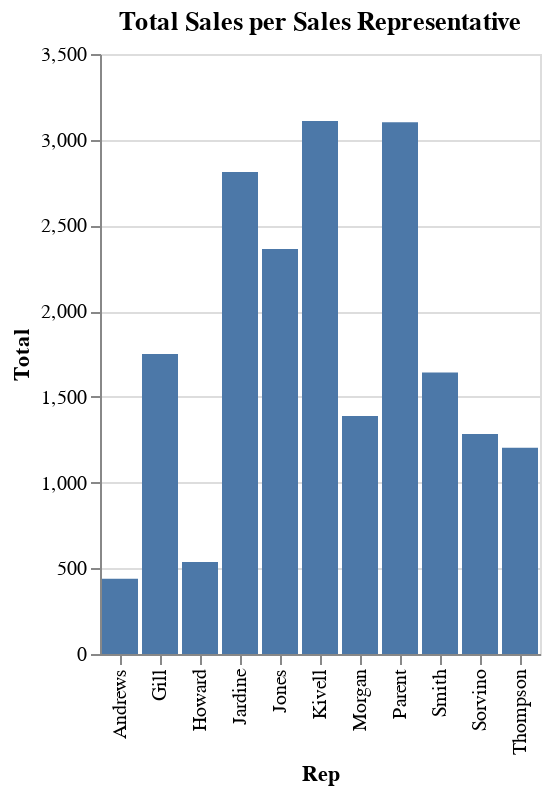

The code cell stored with this chart in its notebook:
### Code cell
# prompt: total sales per sales representative(Rep column)

import pandas as pd
import altair as alt

# Assuming xl DataFrame is already loaded as in the previous code

# Calculate total sales per sales representative
rep_sales = xl.groupby('Rep')['Total'].sum().reset_index()

# Create the bar chart
alt.Chart(rep_sales).mark_bar().encode(
    x='Rep',
    y='Total',
    tooltip=['Rep', 'Total']
).properties(title='Total Sales per Sales Representative')

### Figure 1 — Vega-Lite specification as saved in the notebook (floating-point values rounded to 4 significant figures)
{"config": {"view": {"continuousWidth": 300, "continuousHeight": 300}}, "data": {"name": "data-51132af028c83d15db149fc7324507f4"}, "mark": {"type": "bar"}, "encoding": {"tooltip": [{"field": "Rep", "type": "nominal"}, {"field": "Total", "type": "quantitative"}], "x": {"field": "Rep", "type": "nominal"}, "y": {"field": "Total", "type": "quantitative"}}, "title": "Total Sales per Sales Representative", "$schema": "https://vega.github.io/schema/vega-lite/v5.20.1.json", "datasets": {"data-51132af028c83d15db149fc7324507f4": [{"Rep": "Andrews", "Total": 438.4}, {"Rep": "Gill", "Total": 1750.0}, {"Rep": "Howard", "Total": 536.8}, {"Rep": "Jardine", "Total": 2812.0}, {"Rep": "Jones", "Total": 2363.0}, {"Rep": "Kivell", "Total": 3109.0}, {"Rep": "Morgan", "Total": 1388.0}, {"Rep": "Parent", "Total": 3102.0}, {"Rep": "Smith", "Total": 1641.0}, {"Rep": "Sorvino", "Total": 1284.0}, {"Rep": "Thompson", "Total": 1203.0}]}}
